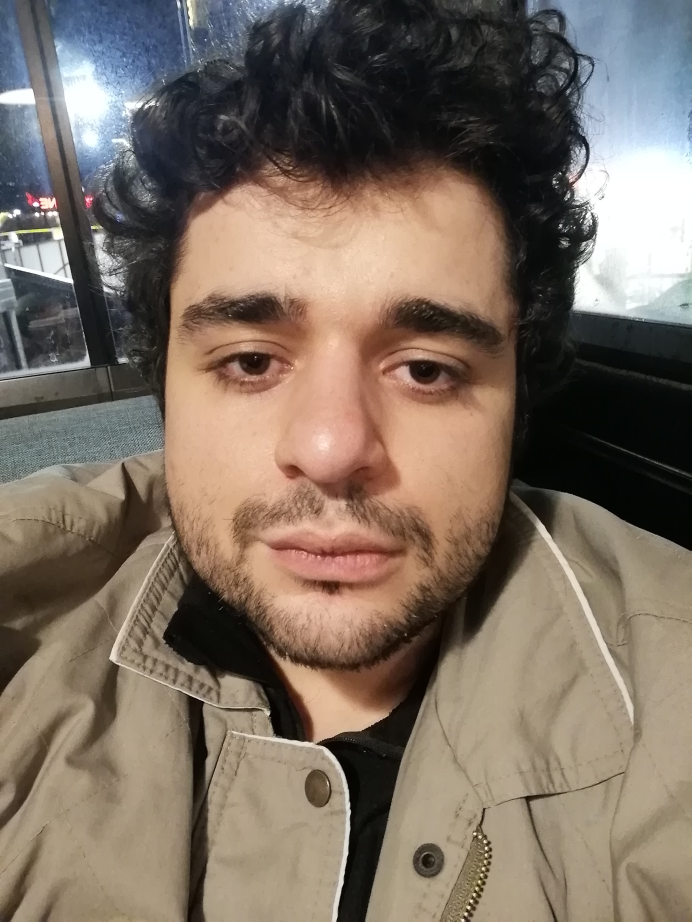
//> input picture Resources/face.jpg, 3456 x 4608 px (shown at 1/5 size)
$ ./opencv_face   (built with g++ and OpenCV 4)
//> lines starting //> are read from the running program, lines starting //| are printed output that depends on the picture; after the words box and inside, x2 and y2 are one past the last pixel; in counts of white or black regions, pixels touching at a corner belong together
#include <opencv2/opencv.hpp>
#include <opencv2/highgui.hpp>
#include <opencv2/imgproc.hpp>
#include <opencv2/imgcodecs.hpp>
#include <opencv2/objdetect.hpp>
#include <iostream>


using namespace cv;

using namespace std;

void main() {


	string path = ("Resources/face.jpg");
	Mat img = imread(path);
//> img is the input picture: 4608 rows x 3456 cols, CV_8UC3; mean B, G, R 98.1, 110.7, 124.6
	Mat imgResize;

	//CascadeClassifier faceCascade;
	//faceCascade.load
	resize(img, imgResize, Size(), 0.1, 0.1);
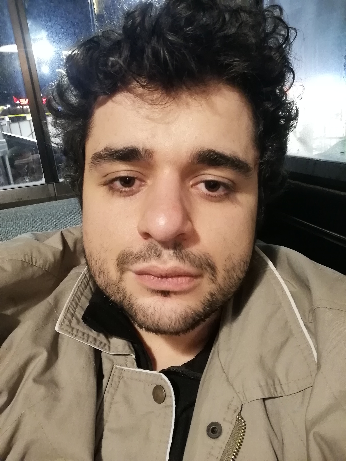
//> imgResize: 461 rows x 346 cols, CV_8UC3; mean B, G, R 98.3, 110.9, 124.7

	CascadeClassifier faceCascade;
	faceCascade.load("Resources/haarcascade_frontalface_default.xml");

	if (faceCascade.empty()) { cout << "XML file not found" << endl; }

	vector<Rect>faces;
	faceCascade.detectMultiScale(imgResize, faces, 1.1, 10);
//> faces = 1 Rect (x, y, width, height): [56, 92, 228, 228]

	for (int i = 0; i < faces.size(); i++) {
		rectangle(imgResize, faces[i].tl(),faces[i].br(),Scalar(255, 255, 255), 3);
	}
//> this loop made 1 pass
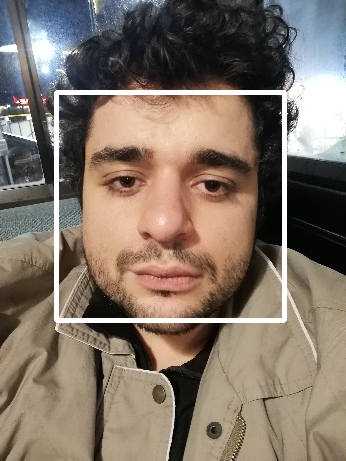
//> imgResize: 461 rows x 346 cols, CV_8UC3; 2.85% of pixels changed, all inside (x1, y1, x2, y2) = (54, 90, 287, 323)

	imshow("Image", imgResize);
	waitKey(0);

}

$ run again, with Resources/test.jpg copied over Resources/face.jpg
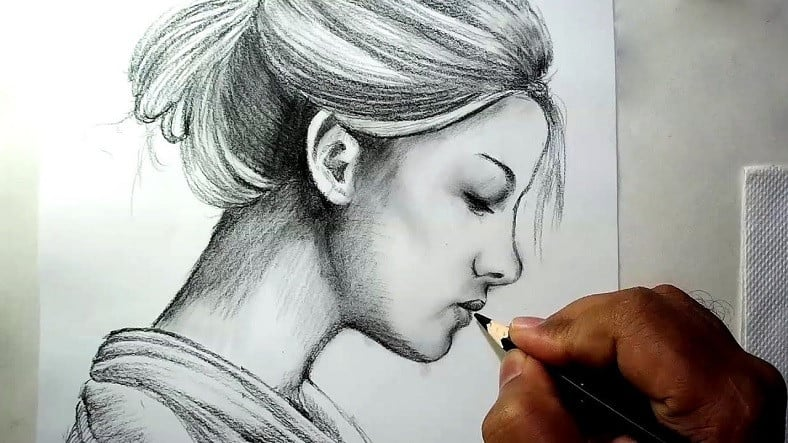
//> input picture Resources/test.jpg, 788 x 443 px
//> img is the input picture: 443 rows x 788 cols, CV_8UC3; mean B, G, R 163.3, 167.3, 167.1
//> `resize(img, imgResize, Size(), 0.1, 0.1);`:
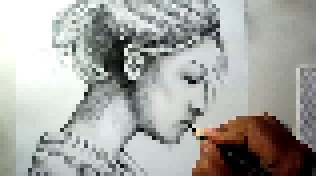
//> imgResize: 44 rows x 79 cols, CV_8UC3 (shown 4 times larger); mean B, G, R 163, 167, 166.8
//> faces = empty
